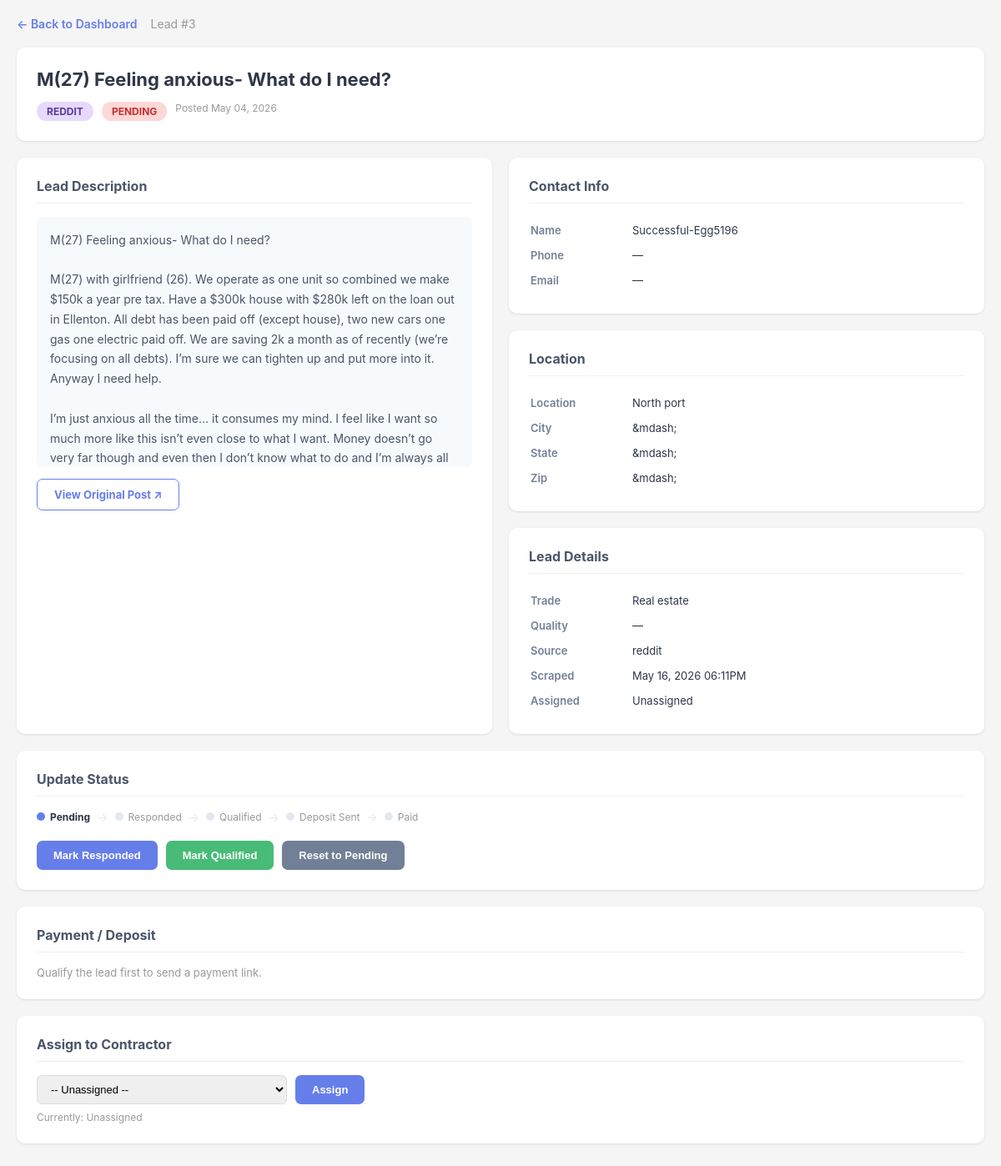
Screenshot of /lead/3 (signed in) with the database file from the repository.
### app.py (models this page shows)
class Lead(db.Model):
    __tablename__ = "leads"
    id = db.Column(db.Integer, primary_key=True)
    source = db.Column(db.String(100), index=True)  # reddit, facebook, craigslist, duckduckgo
    source_url = db.Column(db.String(1000))
    keyword = db.Column(db.String(200), index=True)  # electrician, plumber, contractor
    title = db.Column(db.String(500))
    description = db.Column(db.Text)
    post_text = db.Column(db.Text)  # Full original post
    customer_name = db.Column(db.String(255))
    phone = db.Column(db.String(50))
    email = db.Column(db.String(255))
    location = db.Column(db.String(255), index=True)
    city = db.Column(db.String(200))
    state = db.Column(db.String(10))
    zip_code = db.Column(db.String(10))
    lat = db.Column(db.Float, index=True)
    lon = db.Column(db.Float, index=True)
    urgency = db.Column(db.String(50))  # ASAP, this week, flexible
    quality_score = db.Column(db.Float)  # AI-determined quality (0-1)
    active = db.Column(db.Boolean, default=True, index=True)
    assigned_to = db.Column(db.Integer, db.ForeignKey("user.id"), nullable=True)
    status = db.Column(db.String(50), default="new", index=True)  # new, assigned, contacted, closed
    response_status = db.Column(db.String(50), default="pending", index=True)  # pending, responded, qualified, deposit_sent, deposit_paid
    review_status = db.Column(db.String(20), default="pending", index=True)  # pending, approved, rejected
    deposit_amount = db.Column(db.Float)
    deposit_paid_at = db.Column(db.DateTime)
    deposit_payment_link = db.Column(db.String(1000))
    stripe_session_id = db.Column(db.String(255))
    posted_at = db.Column(db.DateTime)  # When customer posted
    scraped_at = db.Column(db.DateTime, default=datetime.utcnow, index=True)
    assigned_at = db.Column(db.DateTime)
    ai_processed = db.Column(db.Boolean, default=False)
    ai_extracted_data = db.Column(db.JSON)  # Full AI extraction results

### app.py (the view)
@app.route("/lead/<int:lead_id>")
@login_required
def view_lead(lead_id):
    user = User.query.get(session["user_id"])
    lead = Lead.query.get_or_404(lead_id)
    if user.email != "admin@contractor.app" and lead.assigned_to != user.id:
        return jsonify({"error": "Unauthorized"}), 403
    return render_template("lead_review.html", lead=lead, user=user)

### app.py (called while the page is built)
def login_required(f):
    @wraps(f)
    def decorated_function(*args, **kwargs):
        if "user_id" not in session:
            return redirect(url_for("login"))
        return f(*args, **kwargs)
    return decorated_function

### templates/lead_review.html (shortened to what this page needs)
<!DOCTYPE html>
<html>
<head>
</head>
<body>
<div class="topbar">
    <a href="/dashboard" class="back-btn">&#8592; Back to Dashboard</a>
    <span class="lead-id">Lead #{{ lead.id }}</span>
</div>
<div class="card">
    <div class="lead-title">{{ lead.title or 'Untitled Lead' }}</div>
    <div class="lead-meta">
        {% if lead.source %}<span class="badge source">{{ lead.source }}</span>{% endif %}
        <span class="badge {{ (lead.response_status or 'pending')|replace('_', '-') }}">
            {{ (lead.response_status or 'pending')|replace('_', ' ')|title }}
        </span>
        {% if lead.posted_at %}
            <span style="font-size:12px;color:#999">Posted {{ lead.posted_at.strftime('%b %d, %Y') }}</span>
        {% endif %}
    </div>
</div>
<div class="two-col">
    <div class="card">
        <h2>Lead Description</h2>
        {% if lead.description or lead.post_text %}
            <div class="post-text">{{ lead.post_text or lead.description }}</div>
        {% else %}
            <p style="color:#999;font-size:13px">No description available.</p>
        {% endif %}
        {% if lead.source_url %}
            <div style="margin-top:14px">
                <a href="{{ lead.source_url }}" target="_blank" class="btn btn-outline" style="text-decoration:none;display:inline-block">View Original Post &#8599;</a>
            </div>
        {% endif %}
    </div>
    <div>
        <div class="card">
            <h2>Contact Info</h2>
            <table class="info-table">
                <tr><td>Name</td><td>{{ lead.customer_name or '&mdash;' }}</td></tr>
                <tr><td>Phone</td><td>
                    {% if lead.phone %}<a href="tel:{{ lead.phone }}" style="color:#667eea">{{ lead.phone }}</a>
                    {% else %}&mdash;{% endif %}
                </td></tr>
                <tr><td>Email</td><td>
                    {% if lead.email %}<a href="mailto:{{ lead.email }}" style="color:#667eea">{{ lead.email }}</a>
                    {% else %}&mdash;{% endif %}
                </td></tr>
            </table>
        </div>
        <div class="card">
            <h2>Location</h2>
            <table class="info-table">
                <tr><td>Location</td><td>{{ lead.location or '&mdash;' }}</td></tr>
                <tr><td>City</td><td>{{ lead.city or '&mdash;' }}</td></tr>
                <tr><td>State</td><td>{{ lead.state or '&mdash;' }}</td></tr>
                <tr><td>Zip</td><td>{{ lead.zip_code or '&mdash;' }}</td></tr>
            </table>
        </div>
        <div class="card">
            <h2>Lead Details</h2>
            <table class="info-table">
                <tr><td>Trade</td><td>{{ lead.detected_trade or lead.keyword or '&mdash;' }}</td></tr>
                <tr><td>Quality</td><td>
                    {% if lead.quality_score %}{{ "%.0f"|format(lead.quality_score * 100) }}%
                    {% else %}&mdash;{% endif %}
                </td></tr>
                <tr><td>Source</td><td>{{ lead.source or '&mdash;' }}</td></tr>
                <tr><td>Scraped</td><td>{{ lead.scraped_at.strftime('%b %d, %Y %I:%M%p') if lead.scraped_at else '&mdash;' }}</td></tr>
                <tr><td>Assigned</td><td>{{ lead.assigned_to or 'Unassigned' }}</td></tr>
            </table>
        </div>
    </div>
</div>
<div class="card">
    <h2>Update Status</h2>
    <div class="status-flow" style="margin-bottom:20px">
        {% set statuses = [('pending','Pending'), ('responded','Responded'), ('qualified','Qualified'), ('deposit_sent','Deposit Sent'), ('deposit_paid','Paid')] %}
        {% set current = lead.response_status or 'pending' %}
        {% set order = ['pending','responded','qualified','deposit_sent','deposit_paid'] %}
        {% set current_idx = order.index(current) if current in order else 0 %}
        {% for val, label in statuses %}
            {% set idx = loop.index0 %}
            <div class="status-step">
                <div class="status-dot {% if idx < current_idx %}done{% elif idx == current_idx %}active{% endif %}"></div>
                <span class="status-label {% if idx == current_idx %}active{% endif %}">{{ label }}</span>
            </div>
            {% if not loop.last %}<span class="status-arrow">&#8594;</span>{% endif %}
        {% endfor %}
    </div>
    <div class="btn-row">
        {% set rs = lead.response_status or 'pending' %}
        {% if rs in ['pending'] %}
            <button class="btn btn-blue" onclick="updateStatus('responded')">Mark Responded</button>
        {% endif %}
        {% if rs in ['pending', 'responded'] %}
            <button class="btn btn-green" onclick="updateStatus('qualified')">Mark Qualified</button>
        {% endif %}
        {% if rs in ['pending', 'responded', 'qualified', 'deposit_sent'] %}
            <button class="btn btn-gray" onclick="updateStatus('pending')">Reset to Pending</button>
        {% endif %}
    </div>
</div>
<div class="card">
    <h2>Payment / Deposit</h2>
    {% if lead.response_status == 'deposit_paid' %}
        <div class="payment-box">
            <strong style="color:#276749">&#10003; Deposit Paid</strong>
            <table class="info-table" style="margin-top:10px">
                <tr><td>Amount</td><td>${{ "%.2f"|format(lead.deposit_amount or 0) }}</td></tr>
                <tr><td>Paid At</td><td>{{ lead.deposit_paid_at.strftime('%b %d, %Y %I:%M%p') if lead.deposit_paid_at else '&mdash;' }}</td></tr>
                <tr><td>Session</td><td style="font-family:monospace;font-size:11px">{{ lead.stripe_session_id or '&mdash;' }}</td></tr>
            </table>
        </div>
    {% elif lead.response_status == 'qualified' %}
        <p style="font-size:13px;color:#718096;margin-bottom:14px">Lead is qualified. Generate a Stripe payment link to collect the deposit.</p>
        <button class="btn btn-green" onclick="sendPayment()">Generate Payment Link ($50)</button>
    {% else %}
        <p style="font-size:13px;color:#999">Qualify the lead first to send a payment link.</p>
    {% endif %}
</div>
{% if user.is_admin %}
<div class="card">
    <h2>Assign to Contractor</h2>
    <div class="assign-row">
        <select id="assignSelect">
            <option value="">-- Unassigned --</option>
        </select>
        <button class="btn btn-blue" onclick="assignLead()">Assign</button>
    </div>
    <p style="font-size:12px;color:#999;margin-top:8px">
        Currently: {% if lead.assigned_to %}User #{{ lead.assigned_to }}{% else %}Unassigned{% endif %}
    </p>
</div>
{% endif %}
</body>
</html>

### templates/lead_review.html (style rules this page uses)
* { margin: 0; padding: 0; box-sizing: border-box; }
body { font-family: -apple-system, BlinkMacSystemFont, 'Segoe UI', sans-serif; background: #f5f5f5; padding: 20px; }
.topbar { display: flex; align-items: center; gap: 16px; margin-bottom: 20px; }
.back-btn { color: #667eea; text-decoration: none; font-size: 14px; font-weight: 600; }
.lead-id { color: #999; font-size: 14px; }
.card { background: white; border-radius: 10px; box-shadow: 0 1px 3px rgba(0,0,0,0.1); padding: 24px; margin-bottom: 20px; }
.card h2 { font-size: 16px; font-weight: 700; color: #4a5568; margin-bottom: 16px; padding-bottom: 10px; border-bottom: 1px solid #f0f0f0; }
.lead-title { font-size: 22px; font-weight: 700; color: #2d3748; margin-bottom: 12px; line-height: 1.3; }
.lead-meta { display: flex; flex-wrap: wrap; gap: 10px; }
.badge { display: inline-block; padding: 4px 12px; border-radius: 12px; font-size: 12px; font-weight: 700; text-transform: uppercase; }
.badge.source { background: #e9d8fd; color: #553c9a; }
.badge.pending { background: #fed7d7; color: #c53030; }
.two-col { display: grid; grid-template-columns: 1fr 1fr; gap: 20px; }
.info-table { width: 100%; }
.info-table tr td:first-child { color: #718096; font-size: 13px; font-weight: 600; padding: 6px 0; width: 120px; }
.info-table tr td:last-child { font-size: 13px; color: #2d3748; padding: 6px 0; }
.post-text { font-size: 14px; line-height: 1.7; color: #4a5568; white-space: pre-wrap; max-height: 300px; overflow-y: auto; background: #f7fafc; padding: 16px; border-radius: 6px; }
.status-flow { display: flex; align-items: center; flex-wrap: wrap; gap: 8px; margin-bottom: 20px; }
.status-step { display: flex; align-items: center; gap: 6px; }
.status-dot { width: 10px; height: 10px; border-radius: 50%; background: #e2e8f0; }
.status-dot.active { background: #667eea; }
.status-label { font-size: 12px; color: #999; }
.status-label.active { font-weight: 700; color: #2d3748; }
.status-arrow { color: #e2e8f0; font-size: 14px; }
.btn-row { display: flex; flex-wrap: wrap; gap: 10px; }
.btn { padding: 10px 20px; border: none; border-radius: 7px; cursor: pointer; font-size: 13px; font-weight: 700; }
.btn-blue { background: #667eea; color: white; }
.btn-green { background: #48bb78; color: white; }
.btn-gray { background: #718096; color: white; }
.btn-outline { background: white; border: 1px solid #667eea; color: #667eea; }
.assign-row { display: flex; align-items: center; gap: 10px; }
.assign-row select { padding: 8px 12px; border: 1px solid #ddd; border-radius: 6px; font-size: 13px; flex: 1; max-width: 300px; }

### rows the page displays
Lead: id "3", title "M(27) Feeling anxious- What do I need?", source "REDDIT", response_status "PENDING", posted_at "May 04, 2026", post_text "M(27) Feeling anxious- What do I need? M(27) with girlfriend (26). We operate as one unit so combined we make $150k a year pre tax. Have a $300k house with $280k left on the loan out in Ellenton. All debt has been paid off (except house), two new cars one gas one electric paid off. We are saving 2k a month as of recently (we’re focusing on all debts). I’m sure we can tighten up and put more into it. Anyway I need help. I’m just anxious all the time… it consumes my mind. I feel like I want so much more like this isn’t even close to what I want. Money doesn’t go very far though and even then I don’t know what to do and I’m always all…", customer_name "Successful-Egg5196", location "North port", city "&mdash;", state "&mdash;", zip_code "&mdash;", keyword "Real estate", source "reddit", scraped_at "May 16, 2026 06:11PM", assigned_to "Unassigned"

### other values shown
{{ label }} "Pending" "Responded" "Qualified" "Deposit Sent" "Paid"
